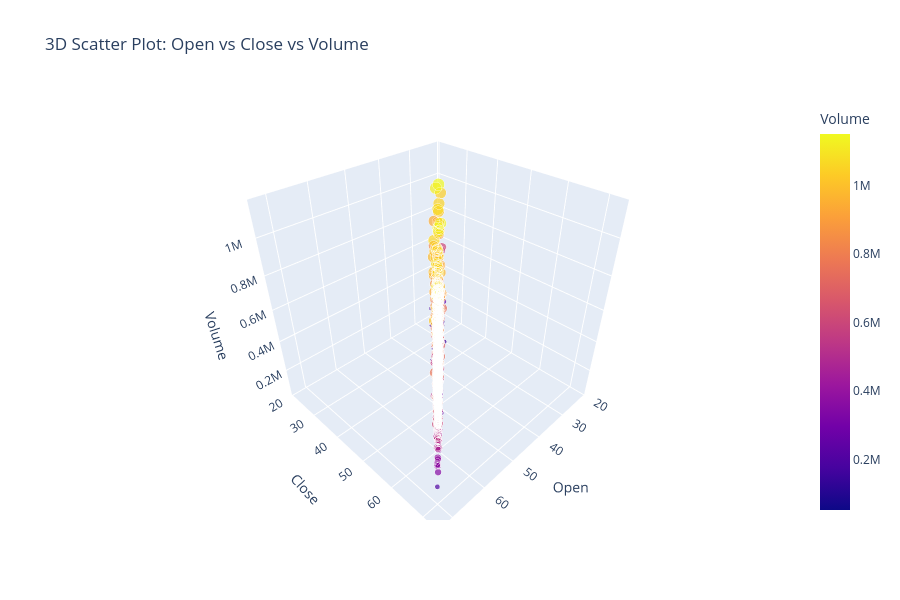

The notebook cell this image was saved under:
### Markdown cell above
Scatter Plot

### Code cell
# Create a 3D scatter plot
fig = px.scatter_3d(
    categorized_df,
    x='Open',  # Set the x-axis to 'Open'
    y='Close',  # Set the y-axis to 'Close'
    z='Volume',  # Set the z-axis to 'Volume'
    color='Volume',  # Color points based on the 'Volume' column
    size='Volume',
    opacity=0.7,  # Adjust transparency of the points
    title="3D Scatter Plot: Open vs Close vs Volume"  # Set the plot title
)

# Update layout to change the size of the plot
fig.update_layout(
    width=900,  # Set the width of the plot
    height=600   # Set the height of the plot
)

# Display the plot
fig.show()

### Figure 1 — Plotly figure (JSON) as saved in the notebook; plotly's stock layout.template omitted (floating-point values rounded to 4 significant figures; data arrays with more than 128 entries replaced by an {"elided": "..."} marker saying what was removed)
{"data": [{"hovertemplate": "Open=%{x}<br>Close=%{y}<br>Volume=%{marker.color}<extra></extra>", "legendgroup": "", "marker": {"color": {"elided": "2124 int values"}, "coloraxis": "coloraxis", "opacity": 0.7, "size": {"elided": "2124 int values"}, "sizemode": "area", "sizeref": 2876.0, "symbol": "circle"}, "mode": "markers", "name": "", "scene": "scene", "showlegend": false, "type": "scatter3d", "x": {"elided": "2124 float values"}, "y": {"elided": "2124 float values"}, "z": {"elided": "2124 int values"}}], "layout": {"coloraxis": {"colorbar": {"title": {"text": "Volume"}}, "colorscale": [[0, "#0d0887"], [0.1111, "#46039f"], [0.2222, "#7201a8"], [0.3333, "#9c179e"], [0.4444, "#bd3786"], [0.5556, "#d8576b"], [0.6667, "#ed7953"], [0.7778, "#fb9f3a"], [0.8889, "#fdca26"], [1, "#f0f921"]]}, "height": 600, "legend": {"itemsizing": "constant", "tracegroupgap": 0}, "scene": {"domain": {"x": [0, 1], "y": [0, 1]}, "xaxis": {"title": {"text": "Open"}}, "yaxis": {"title": {"text": "Close"}}, "zaxis": {"title": {"text": "Volume"}}}, "title": {"text": "3D Scatter Plot: Open vs Close vs Volume"}, "width": 900}}
